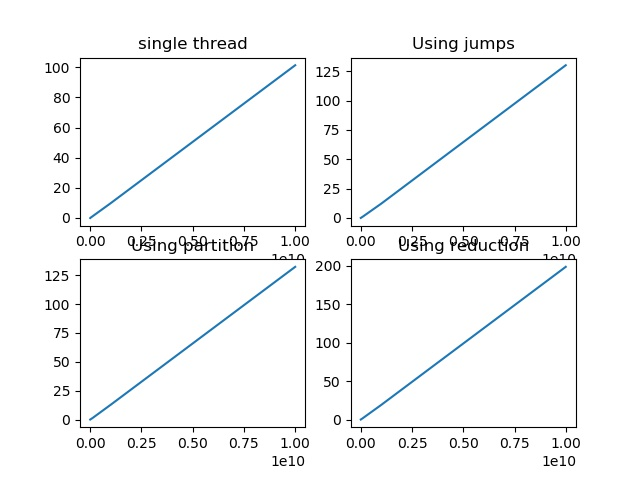

The Python source for this figure:
import matplotlib.pyplot as plt
steps = []
time_1 = []
time_multi = []
time_red = []
time_partition = []

with open('result_single.txt') as f1:
    readings = f1.readlines()

for line in readings:
    t = line.split()
    steps.append(int(t[0]))
    time_1.append(float(t[-1]))

with open('result_multi.txt') as f1:
    readings = f1.readlines()

for line in readings:
    t = line.split()
    time_multi.append(float(t[-1]))

with open('result_partition.txt') as f1:
    readings = f1.readlines()

for line in readings:
    t = line.split()
    time_partition.append(float(t[-1]))

with open('result_omp_reduce.txt') as f1:
    readings = f1.readlines()

for line in readings:
    t = line.split()
    if len(t) > 0:
        time_red.append(float(t[-1]))

fig = plt.figure()
ax = fig.add_subplot(2,2,1)
ax.plot(steps,time_1)
ax.set_title("single thread")

ax = fig.add_subplot(2,2,2)
ax.plot(steps,time_multi)
ax.set_title("Using jumps")

ax = fig.add_subplot(2,2,3)
ax.plot(steps,time_partition)
ax.set_title("Using partition")

ax = fig.add_subplot(2,2,4)
ax.plot(steps,time_red)
ax.set_title("Using reduction")

plt.savefig("plot.jpeg")
